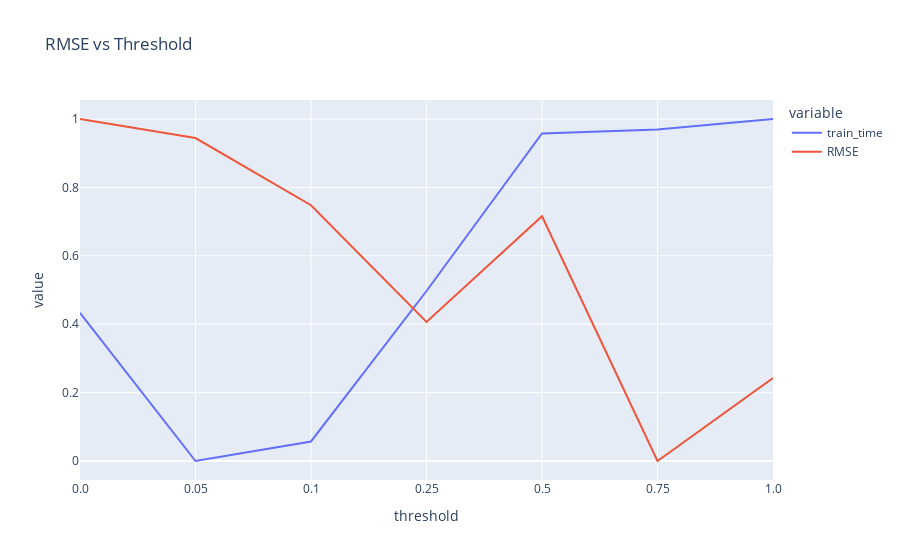

The code cell stored with this chart in its notebook:
### Code cell
fig = px.line(df_min_max_scaled, x='threshold', y=['train_time', 'RMSE'],title='RMSE vs Threshold')
fig.show()

### Figure 1 — Plotly figure (JSON) as saved in the notebook; plotly's stock layout.template omitted (floating-point values rounded to 4 significant figures)
{"data": [{"hovertemplate": "variable=train_time<br>threshold=%{x}<br>value=%{y}<extra></extra>", "legendgroup": "train_time", "line": {"color": "#636efa", "dash": "solid"}, "marker": {"symbol": "circle"}, "mode": "lines", "name": "train_time", "orientation": "v", "showlegend": true, "type": "scatter", "x": ["0.0", "0.05", "0.1", "0.25", "0.5", "0.75", "1.0"], "xaxis": "x", "y": [0.4335, 0, 0.05713, 0.4971, 0.9578, 0.9695, 1], "yaxis": "y"}, {"hovertemplate": "variable=RMSE<br>threshold=%{x}<br>value=%{y}<extra></extra>", "legendgroup": "RMSE", "line": {"color": "#EF553B", "dash": "solid"}, "marker": {"symbol": "circle"}, "mode": "lines", "name": "RMSE", "orientation": "v", "showlegend": true, "type": "scatter", "x": ["0.0", "0.05", "0.1", "0.25", "0.5", "0.75", "1.0"], "xaxis": "x", "y": [1, 0.9442, 0.7479, 0.4067, 0.7156, 0, 0.2427], "yaxis": "y"}], "layout": {"legend": {"title": {"text": "variable"}, "tracegroupgap": 0}, "title": {"text": "RMSE vs Threshold"}, "xaxis": {"anchor": "y", "domain": [0, 1], "title": {"text": "threshold"}}, "yaxis": {"anchor": "x", "domain": [0, 1], "title": {"text": "value"}}}}
